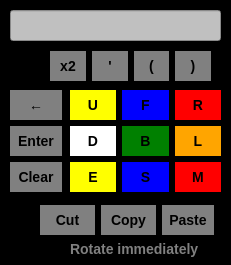
<?xml version="1.0" encoding="UTF-8"?>
<ui version="4.0">
 <class>Window</class>
 <widget class="QWidget" name="Window">
  <property name="enabled">
   <bool>true</bool>
  </property>
  <property name="geometry">
   <rect>
    <x>0</x>
    <y>0</y>
    <width>231</width>
    <height>265</height>
   </rect>
  </property>
  <property name="windowTitle">
   <string>Cube</string>
  </property>
  <property name="styleSheet">
   <string notr="true">QWidget{
  background-color: black;
}

QPushButton{
  background-color: silver;
  font-size: 14px;
  font-weight: bold;
  border: none;
  text-align: center;
}

QPushButton:hover {
  background-color: white;
}

QPushButton:pressed {
  background-color: silver;
}</string>
  </property>
  <widget class="QWidget" name="gridLayoutWidget">
   <property name="geometry">
    <rect>
     <x>70</x>
     <y>90</y>
     <width>151</width>
     <height>104</height>
    </rect>
   </property>
   <layout class="QGridLayout" name="gridLayout_2">
    <item row="0" column="0">
     <widget class="QPushButton" name="U">
      <property name="mouseTracking">
       <bool>false</bool>
      </property>
      <property name="styleSheet">
       <string notr="true">QPushButton{
  background-color: yellow;
  width: 45px;
  height: 30px;
}

QPushButton:hover {
  background-color: silver;
}

QPushButton:pressed {
  background-color: yellow;
}</string>
      </property>
      <property name="text">
       <string>U</string>
      </property>
     </widget>
    </item>
    <item row="1" column="1">
     <widget class="QPushButton" name="B">
      <property name="styleSheet">
       <string notr="true">QPushButton{
  background-color: green;
  width: 45px;
  height: 30px;
}

QPushButton:hover {
  background-color: silver;
}

QPushButton:pressed {
  background-color: green;
}</string>
      </property>
      <property name="text">
       <string>B</string>
      </property>
     </widget>
    </item>
    <item row="1" column="0">
     <widget class="QPushButton" name="D">
      <property name="styleSheet">
       <string notr="true">QPushButton{
  background-color: white;
  width: 45px;
  height: 30px;
}

QPushButton:hover {
  background-color: silver;

}

QPushButton:pressed {
  background-color: white;
}</string>
      </property>
      <property name="text">
       <string>D</string>
      </property>
     </widget>
    </item>
    <item row="2" column="1">
     <widget class="QPushButton" name="S">
      <property name="styleSheet">
       <string notr="true">QPushButton{
  background-color: blue;
  width: 45px;
  height: 30px;
}

QPushButton:hover {
  background-color: silver;
}

QPushButton:pressed {
  background-color: blue;
}</string>
      </property>
      <property name="text">
       <string>S</string>
      </property>
     </widget>
    </item>
    <item row="0" column="1">
     <widget class="QPushButton" name="F">
      <property name="styleSheet">
       <string notr="true">QPushButton{
  background-color: blue;
  width: 45px;
  height: 30px;
}

QPushButton:hover {
  background-color: silver;
}

QPushButton:pressed {
  background-color: blue;
}</string>
      </property>
      <property name="text">
       <string>F</string>
      </property>
     </widget>
    </item>
    <item row="2" column="0">
     <widget class="QPushButton" name="E">
      <property name="styleSheet">
       <string notr="true">QPushButton{
  background-color: yellow;
  width: 45px;
  height: 30px;
}

QPushButton:hover {
  background-color: silver;
}

QPushButton:pressed {
  background-color: yellow;
}</string>
      </property>
      <property name="text">
       <string>E</string>
      </property>
     </widget>
    </item>
    <item row="0" column="2">
     <widget class="QPushButton" name="R">
      <property name="enabled">
       <bool>true</bool>
      </property>
      <property name="styleSheet">
       <string notr="true">QPushButton{
  background-color: red;
  width: 45px;
  height: 30px;
}

QPushButton:hover {
  background-color: silver;
}

QPushButton:pressed {
  background-color: red;
}</string>
      </property>
      <property name="text">
       <string>R</string>
      </property>
     </widget>
    </item>
    <item row="1" column="2">
     <widget class="QPushButton" name="L">
      <property name="styleSheet">
       <string notr="true">QPushButton{
  background-color: orange;
  width: 45px;
  height: 30px;
}

QPushButton:hover {
  background-color: silver;
}

QPushButton:pressed {
  background-color: orange;
}</string>
      </property>
      <property name="text">
       <string>L</string>
      </property>
     </widget>
    </item>
    <item row="2" column="2">
     <widget class="QPushButton" name="M">
      <property name="styleSheet">
       <string notr="true">QPushButton{
  background-color: red;
  width: 45px;
  height: 30px;
}

QPushButton:hover {
  background-color: silver;
}

QPushButton:pressed {
  background-color: red;
}</string>
      </property>
      <property name="text">
       <string>M</string>
      </property>
     </widget>
    </item>
   </layout>
  </widget>
  <widget class="QWidget" name="verticalLayoutWidget">
   <property name="geometry">
    <rect>
     <x>10</x>
     <y>90</y>
     <width>52</width>
     <height>104</height>
    </rect>
   </property>
   <layout class="QVBoxLayout" name="verticalLayout">
    <item>
     <widget class="QPushButton" name="Backspace">
      <property name="styleSheet">
       <string notr="true">QPushButton{
  background-color: gray;
  width: 50px;
  height: 30px;
}

QPushButton:hover {
  background-color: white;
}

QPushButton:pressed {
  background-color: silver;
}</string>
      </property>
      <property name="text">
       <string>←</string>
      </property>
      <property name="checkable">
       <bool>false</bool>
      </property>
     </widget>
    </item>
    <item>
     <widget class="QPushButton" name="Enter">
      <property name="styleSheet">
       <string notr="true">QPushButton{
  background-color: gray;
  width: 50px;
  height: 30px;
}

QPushButton:hover {
  background-color: white;
}

QPushButton:pressed {
  background-color: silver;
}</string>
      </property>
      <property name="text">
       <string>Enter</string>
      </property>
     </widget>
    </item>
    <item>
     <widget class="QPushButton" name="Clear_all">
      <property name="styleSheet">
       <string notr="true">QPushButton{
  background-color: gray;
  width: 50px;
  height: 30px;
}

QPushButton:hover {
  background-color: white;
}

QPushButton:pressed {
  background-color: silver;
}</string>
      </property>
      <property name="text">
       <string>Clear</string>
      </property>
     </widget>
    </item>
   </layout>
  </widget>
  <widget class="QWidget" name="horizontalLayoutWidget">
   <property name="geometry">
    <rect>
     <x>50</x>
     <y>50</y>
     <width>161</width>
     <height>32</height>
    </rect>
   </property>
   <layout class="QHBoxLayout" name="horizontalLayout">
    <item>
     <widget class="QPushButton" name="x2">
      <property name="styleSheet">
       <string notr="true">QPushButton{
  background-color: gray;
  width: 35px;
  height: 30px;
}

QPushButton:hover {
  background-color: white;
}

QPushButton:pressed {
  background-color: silver;
}</string>
      </property>
      <property name="text">
       <string>x2</string>
      </property>
     </widget>
    </item>
    <item>
     <widget class="QPushButton" name="Apostrophe">
      <property name="styleSheet">
       <string notr="true">QPushButton{
  background-color: gray;
  width: 35px;
  height: 30px;
}

QPushButton:hover {
  background-color: white;
}

QPushButton:pressed {
  background-color: silver;
}</string>
      </property>
      <property name="text">
       <string>'</string>
      </property>
     </widget>
    </item>
    <item>
     <widget class="QPushButton" name="bra">
      <property name="styleSheet">
       <string notr="true">QPushButton{
  background-color: gray;
  width: 35px;
  height: 30px;
}

QPushButton:hover {
  background-color: white;
}

QPushButton:pressed {
  background-color: silver;
}</string>
      </property>
      <property name="text">
       <string>(</string>
      </property>
     </widget>
    </item>
    <item>
     <widget class="QPushButton" name="ket">
      <property name="styleSheet">
       <string notr="true">QPushButton{
  background-color: gray;
  width: 35px;
  height: 30px;
}

QPushButton:hover {
  background-color: white;
}

QPushButton:pressed {
  background-color: silver;
}</string>
      </property>
      <property name="text">
       <string>)</string>
      </property>
     </widget>
    </item>
   </layout>
  </widget>
  <widget class="QWidget" name="horizontalLayoutWidget_2">
   <property name="geometry">
    <rect>
     <x>40</x>
     <y>200</y>
     <width>174</width>
     <height>41</height>
    </rect>
   </property>
   <layout class="QHBoxLayout" name="horizontalLayout_2">
    <item>
     <widget class="QPushButton" name="Cut">
      <property name="styleSheet">
       <string notr="true">QPushButton{
  background-color: gray;
  width: 55px;
  height: 30px;
}

QPushButton:hover {
  background-color: white;
}

QPushButton:pressed {
  background-color: silver;
}</string>
      </property>
      <property name="text">
       <string>Cut</string>
      </property>
     </widget>
    </item>
    <item>
     <widget class="QPushButton" name="Copy">
      <property name="styleSheet">
       <string notr="true">QPushButton{
  background-color: gray;
  width: 55px;
  height: 30px;
}

QPushButton:hover {
  background-color: white;
}

QPushButton:pressed {
  background-color: silver;
}</string>
      </property>
      <property name="text">
       <string>Copy</string>
      </property>
     </widget>
    </item>
    <item>
     <widget class="QPushButton" name="Paste">
      <property name="styleSheet">
       <string notr="true">QPushButton{
  background-color: gray;
  width: 50px;
  height: 30px;
}

QPushButton:hover {
  background-color: white;
}

QPushButton:pressed {
  background-color: silver;
}</string>
      </property>
      <property name="text">
       <string>Paste</string>
      </property>
     </widget>
    </item>
   </layout>
  </widget>
  <widget class="QLineEdit" name="lineEdit">
   <property name="geometry">
    <rect>
     <x>10</x>
     <y>10</y>
     <width>211</width>
     <height>31</height>
    </rect>
   </property>
   <property name="styleSheet">
    <string notr="true">QLineEdit{
  background-color: silver;
}</string>
   </property>
  </widget>
  <widget class="QRadioButton" name="Rotate_immediately">
   <property name="geometry">
    <rect>
     <x>50</x>
     <y>240</y>
     <width>161</width>
     <height>17</height>
    </rect>
   </property>
   <property name="styleSheet">
    <string notr="true">QRadioButton{
  color: gray;
  font-size: 14px;
  font-weight: bold;
  border: none;
  text-align: center;
}</string>
   </property>
   <property name="text">
    <string>Rotate immediately</string>
   </property>
  </widget>
 </widget>
 <resources/>
 <connections/>
</ui>
